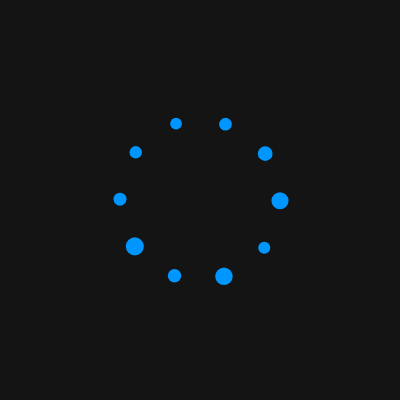
Frame 1 (no input)
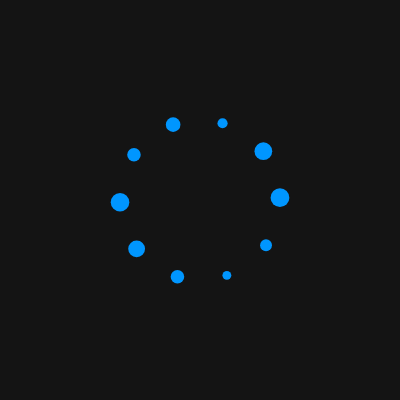
Frame 60 (no input)
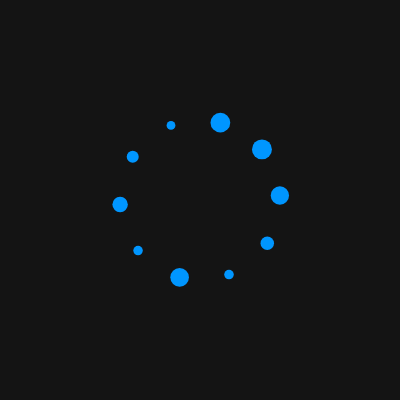
Frame 120 (the mouse pressed at the canvas centre since frame 60)

The p5.js sketch that drew these frames (run headless with seeded random() and noise() and a simulated clock; from frame 60 on, the mouse is pressed at the canvas centre):

// p5.js sketch
// ── sketch.js
let circleSizes = [];
let numCircles = 10;

function setup() {
  createCanvas(400, 400);
  textAlign(CENTER, CENTER);
  textSize(20);

  for (let i = 0; i < numCircles; i++) {
    circleSizes.push(random(10, 20));
  }
}

function draw() {
  background(20);

  for (let i = 0; i < numCircles; i++) {
    
    let angle = (TWO_PI / numCircles) * i + frameCount * 0.01;
    let x = width / 2 + cos(angle) * 80;
    let y = height / 2 + sin(angle) * 80;

    if (frameCount % 30 === 0) {
      circleSizes[i] = random(8, 20);
    }

    fill(0, 150, 255);
    noStroke();
    ellipse(x, y, circleSizes[i]);
  }
}
